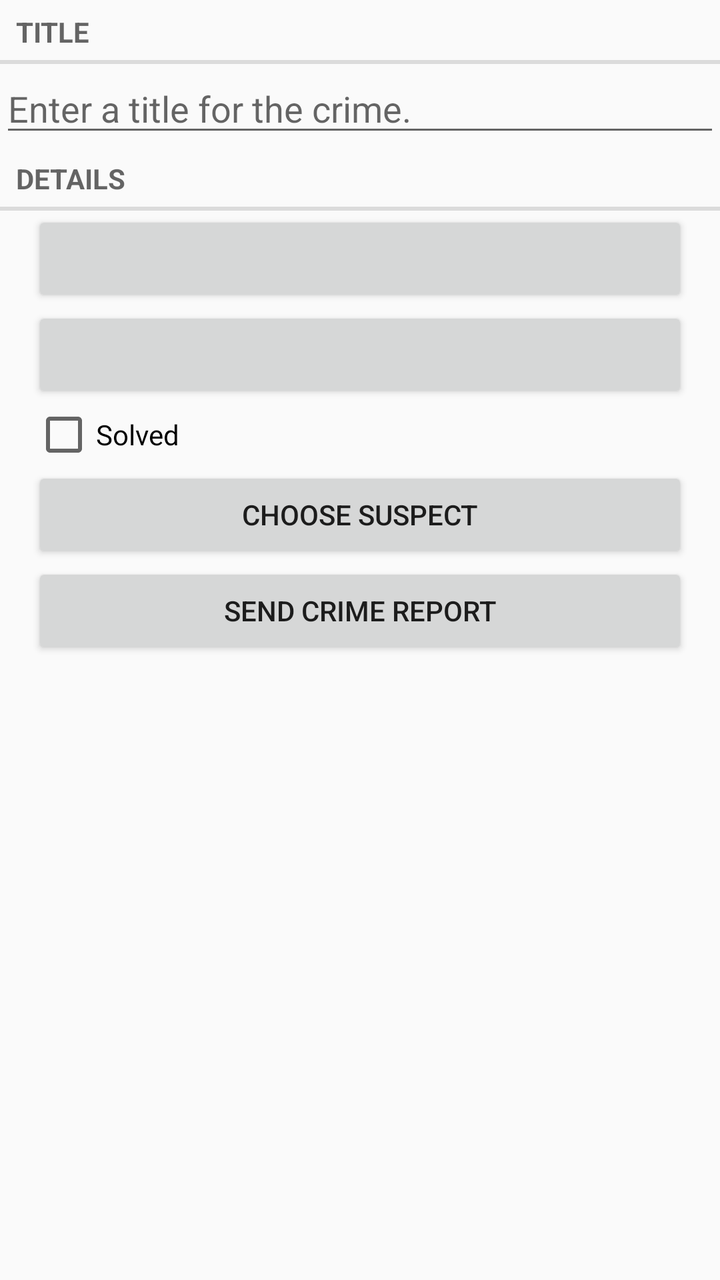
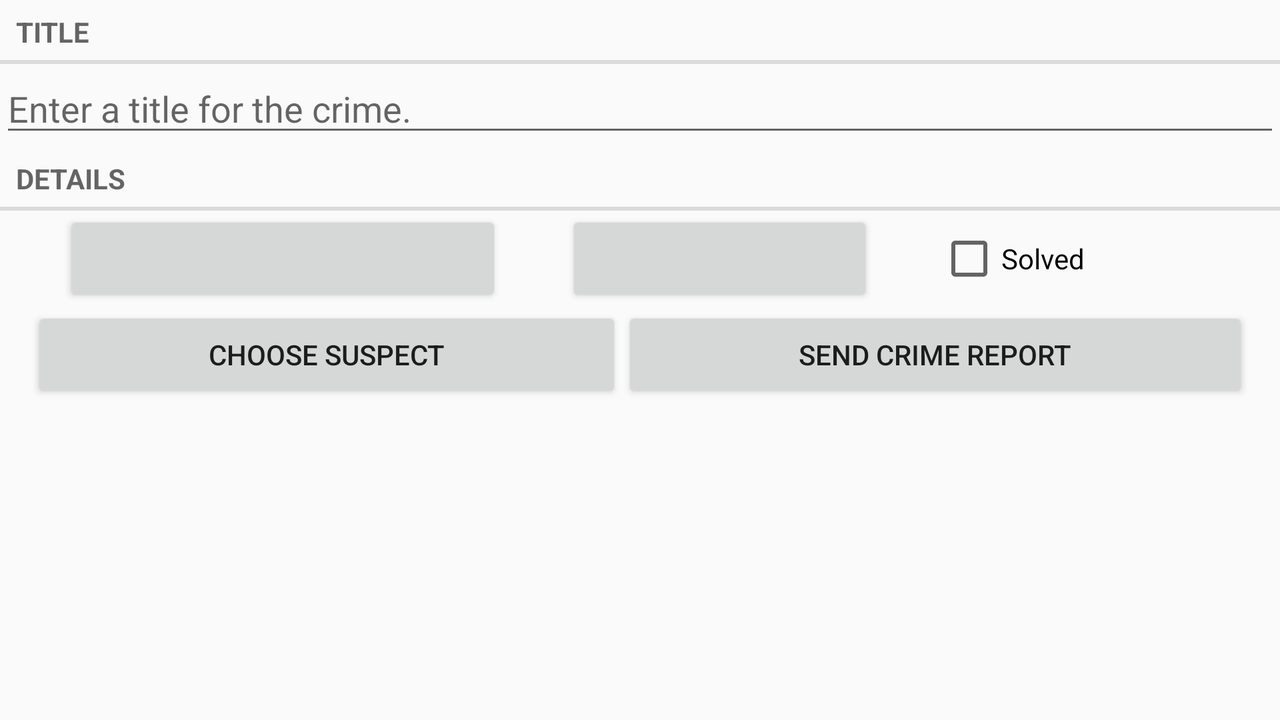

The same Android screen from two of the app's own layout files: first res/layout/ as a phone draws it, then the author's variant for another configuration, drawn on a device whose configuration selects that folder. Both files follow.
<!-- AndroidManifest.xml: application theme AppTheme -->
<!-- res/layout/fragment_crime.xml -->
<?xml version="1.0" encoding="utf-8"?>
<LinearLayout xmlns:android="http://schemas.android.com/apk/res/android"
              android:orientation="vertical"
              android:layout_width="match_parent"
              android:layout_height="match_parent">
    <TextView
        android:layout_width="match_parent"
        android:layout_height="wrap_content"
        android:text="@string/crime_title_label"
        style="?android:listSeparatorTextViewStyle"/>

    <EditText
        android:id="@+id/crime_title"
        android:layout_width="match_parent"
        android:layout_height="wrap_content"
        android:hint="@string/crime_title_hint"/>

    <TextView
        android:layout_width="match_parent"
        android:layout_height="wrap_content"
        android:text="@string/crime_details_label"
        style="?android:listSeparatorTextViewStyle"/>

    <Button
        android:id="@+id/crime_date"
        android:layout_width="match_parent"
        android:layout_height="wrap_content"
        android:layout_marginLeft="16dp"
        android:layout_marginRight="16dp"/>

    <Button
        android:id="@+id/crime_time"
        android:layout_width="match_parent"
        android:layout_height="wrap_content"
        android:layout_marginLeft="16dp"
        android:layout_marginRight="16dp"/>

    <CheckBox
        android:id="@+id/crime_solved"
        android:layout_width="match_parent"
        android:layout_height="wrap_content"
        android:layout_marginLeft="16dp"
        android:layout_marginRight="16dp"
        android:text="@string/crime_solved_label"/>

    <Button
        android:id="@+id/crime_suspect"
        android:layout_width="match_parent"
        android:layout_height="wrap_content"
        android:layout_marginLeft="16dp"
        android:layout_marginRight="16dp"
        android:text="@string/crime_suspect_text"/>

    <Button
        android:id="@+id/crime_report"
        android:layout_width="match_parent"
        android:layout_height="wrap_content"
        android:layout_marginLeft="16dp"
        android:layout_marginRight="16dp"
        android:text="@string/crime_report_text"/>

</LinearLayout>
<!-- resources referenced by this layout -->
<resources>
  <string name="crime_details_label">Details</string>
  <string name="crime_report_text">Send Crime Report</string>
  <string name="crime_solved_label">Solved</string>
  <string name="crime_suspect_text">Choose Suspect</string>
  <string name="crime_title_hint">Enter a title for the crime.</string>
  <string name="crime_title_label">Title</string>
  <style name="AppTheme" parent="Theme.AppCompat.Light.DarkActionBar" />
</resources>
<!-- res/layout-land/fragment_crime.xml (the author's variant of the layout above) -->
<!-- drawn on the phone turned sideways -->
<?xml version="1.0" encoding="utf-8"?>
<LinearLayout xmlns:android="http://schemas.android.com/apk/res/android"
              android:orientation="vertical"
              android:layout_width="match_parent"
              android:layout_height="match_parent">

    <TextView
        android:layout_width="match_parent"
        android:layout_height="wrap_content"
        android:text="@string/crime_title_label"
        style="?android:listSeparatorTextViewStyle"/>

    <EditText
        android:id="@+id/crime_title"
        android:layout_width="match_parent"
        android:layout_height="wrap_content"
        android:hint="@string/crime_title_hint"/>

    <TextView
        android:layout_width="match_parent"
        android:layout_height="wrap_content"
        android:text="@string/crime_details_label"
        style="?android:listSeparatorTextViewStyle"/>

    <LinearLayout
        android:orientation="horizontal"
        android:layout_width="match_parent"
        android:layout_height="wrap_content"
        android:layout_marginLeft="16dp"
        android:layout_marginRight="16dp">

        <Button
            android:id="@+id/crime_date"
            android:layout_width="wrap_content"
            android:layout_height="wrap_content"
            android:layout_marginLeft="16dp"
            android:layout_marginRight="16dp"
            android:layout_weight="2"/>

        <Button
            android:id="@+id/crime_time"
            android:layout_width="wrap_content"
            android:layout_height="wrap_content"
            android:layout_marginLeft="16dp"
            android:layout_marginRight="16dp"
            android:layout_weight="1"/>

        <CheckBox
            android:id="@+id/crime_solved"
            android:layout_width="wrap_content"
            android:layout_height="wrap_content"
            android:layout_marginLeft="16dp"
            android:layout_marginRight="16dp"
            android:text="@string/crime_solved_label"
            android:layout_weight="1"/>


    </LinearLayout>
    <LinearLayout
        android:layout_width="match_parent"
        android:layout_height="wrap_content"
        android:layout_marginLeft="16dp"
        android:layout_marginRight="16dp"
        android:orientation="horizontal">
        <Button
            android:id="@+id/crime_suspect"
            android:layout_width="wrap_content"
            android:layout_height="wrap_content"
            android:layout_weight="1"
            android:text="@string/crime_suspect_text"/>
        <Button
            android:id="@+id/crime_report"
            android:layout_width="wrap_content"
            android:layout_height="wrap_content"
            android:layout_weight="1"
            android:text="@string/crime_report_text"/>

    </LinearLayout>

</LinearLayout>
